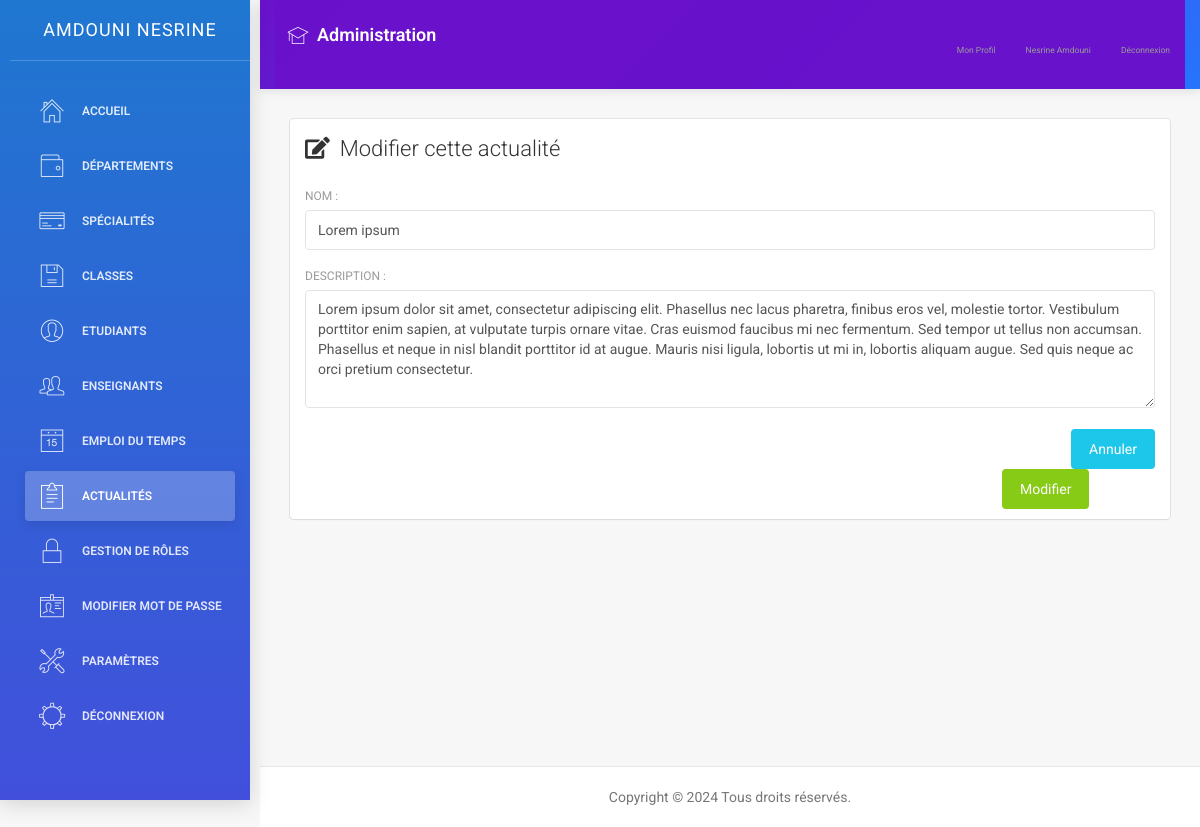
Screenshot of /modifier_actualité.php?id=1 (signed in) with the database file from the repository.
### tables this page shows
CREATE TABLE `accounts` (
  `id` int(11)  AUTO_INCREMENT PRIMARY KEY,
  `cin` int(11) DEFAULT NULL,
  `email` varchar(255) DEFAULT NULL,
  `mot_de_passe` varchar(255) DEFAULT NULL,
  `date_de_creation` date DEFAULT NULL,
  `role` text DEFAULT NULL,
  `nom` text DEFAULT NULL,
  `prenom` text DEFAULT NULL,
  `image` varchar(255) DEFAULT NULL,
  `classe` text DEFAULT NULL,
  `date_naissance` date DEFAULT NULL,
  `adresse` text DEFAULT NULL,
  `numero_telephone` int(11) DEFAULT NULL
);

CREATE TABLE `actualites` (
  `id` int(11) NOT NULL,
  `nom` text DEFAULT NULL,
  `date_de_creation` date DEFAULT NULL,
  `description` text DEFAULT NULL
);

### modifier_actualité.php (the view, shortened to what this page needs)
<?php
include('connexion.php');
$nom_modif = "";
$description = "";
if ($_SERVER["REQUEST_METHOD"] == "GET" && isset($_GET['id'])) {
    $id_actualite = $_GET['id'];
    $sql_select = "SELECT * FROM actualites WHERE id = $id_actualite";
    $result = $conn->query($sql_select);
    if ($result->num_rows > 0) {
        $row = $result->fetch_assoc();
        $nom_modif = $row['nom'];
        $description = $row['description'];
    } else {
    }
} else {
}
?>
<!doctype html>
<html lang="en">
<head>
</head>
<body>
    <div class="wrapper">
        <?php include('sidenav.php'); ?>
        <div class="main-panel">
            <?php include('navtop.php'); ?>
            <div class="content">
                <div class="container-fluid">
                    <div class="row">
                        <div class="col-md-12">
                            <div class="card">
                                <div class="header">
                                    <h4 class="title"><i class="fas fa-edit" style="margin-right: 10px;"></i>Modifier cette actualité</h4>
                                </div>
                                <div class="content">
                                    <form method="post" action="<?php echo $_SERVER['PHP_SELF']; ?>">
                                        <div class="row">
                                            <div class="col-md-12">
                                                <div class="form-group">
                                                    <label for="nom">Nom :</label>
                                                    <input type="text" class="form-control" name="nouveau_nom" id="nom" value="<?php echo htmlspecialchars($nom_modif, ENT_QUOTES); ?>" required>
                                                </div>
                                                <div class="form-group">
                                                    <label for="description">Description :</label>
                                                    <textarea class="form-control" name="nouvelle_description" id="description" rows="5" required><?php echo htmlspecialchars($description, ENT_QUOTES); ?></textarea>
                                                </div>
                                            </div>
                                        </div>
                                        <div>
                                            <a href="actualités.php" class="btn btn-info btn-fill pull-right">Annuler</a>
                                            <button type="submit" class="btn btn-success btn-fill" style="margin-left: 82%;">Modifier</button>
                                        </div>
                                    </form>
                                </div>
                            </div>
                        </div>
                    </div>
                </div>
            </div>
            <?php include('footer.php'); ?>
        </div>
    </div>
</body>
</html>

### sidenav.php (shortened to what this page needs)
<?php
include('connexion.php');
$current_page = basename($_SERVER['PHP_SELF']);
$is_departement_page = strpos($current_page, 'département') !== false;
$is_specialite_page = strpos($current_page, 'spécialité') !== false;
$is_classe_page = strpos($current_page, 'classe') !== false;
$is_etudiant_page = strpos($current_page, 'étudiant') !== false;
$is_role_page = strpos($current_page, 'role') !== false;
$is_enseignant_page = strpos($current_page, 'enseignant') !== false;
$is_actualite_page = strpos($current_page, 'actualité') !== false;
$is_parametre_page = strpos($current_page, 'paramètre') !== false;
$is_liste_etudiants_page = $current_page === 'liste_etudiants.php';
$email = $_SESSION['email'];
$sql_fetch_user = "SELECT * FROM accounts WHERE email='$email'";
$result_user = $conn->query($sql_fetch_user);
if ($result_user->num_rows > 0) {
    $row = $result_user->fetch_assoc();
    $role = $row['role'];
    $nom = $row['nom'];
    $prenom = $row['prenom'];
}
?>
<div class="sidebar" data-color="blue">
    <div class="sidebar-wrapper">
        <div class="logo">
            <a href="#" class="simple-text">
                <?php echo htmlspecialchars($nom . ' ' . $prenom); ?>
            </a>
        </div>
        <ul class="nav">
            <?php if ($role === 'admin'): ?>
                <li <?php echo ($current_page == 'dashboard.php') ? 'class="active"' : ''; ?>>
                    <a href="dashboard.php">
                        <i class="pe-7s-home"></i>
                        <p>Accueil</p>
                    </a>
                </li>
                <li <?php echo $is_departement_page ? 'class="active"' : ''; ?>>
                    <a href="départements.php">
                        <i class="pe-7s-wallet"></i>
                        <p>Départements</p>
                    </a>
                </li>
                <li <?php echo $is_specialite_page ? 'class="active"' : ''; ?>>
                    <a href="spécialités.php">
                        <i class="pe-7s-credit"></i>
                        <p>Spécialités</p>
                    </a>
                </li>
                <li <?php echo $is_classe_page ? 'class="active"' : ''; ?>>
                    <a href="classes.php">
                        <i class="pe-7s-diskette"></i>
                        <p>Classes</p>
                    </a>
                </li>
                <li <?php echo $is_etudiant_page ? 'class="active"' : ''; ?>>
                    <a href="étudiants.php">
                        <i class="pe-7s-user"></i>
                        <p>Etudiants</p>
                    </a>
                </li>
                <li <?php echo $is_enseignant_page ? 'class="active"' : ''; ?>>
                    <a href="enseignants.php">
                        <i class="pe-7s-users"></i>
                        <p>Enseignants</p>
                    </a>
                </li>
                <li <?php echo ($current_page == 'gestion_emploi.php') ? 'class="active"' : ''; ?>>
                    <a href="gestion_emploi.php">
                        <i class="pe-7s-date"></i>
                        <p>Emploi du Temps</p>
                    </a>
                </li>
                <li <?php echo $is_actualite_page ? 'class="active"' : ''; ?>>
                    <a href="actualités.php">
                        <i class="pe-7s-note2"></i>
                        <p>Actualités</p>
                    </a>
                </li>
                <li <?php echo $is_role_page ? 'class="active"' : ''; ?>>
                    <a href="roles.php">
                        <i class="pe-7s-lock"></i>
                        <p>Gestion de rôles</p>
                    </a>
                </li>
                <li <?php echo ($current_page == 'modifier_mot_de_passe.php') ? 'class="active"' : ''; ?>>
                    <a href="modifier_mot_de_passe.php">
                        <i class="pe-7s-id"></i>
                        <p>Modifier Mot de passe</p>
                    </a>
                </li>
                <li <?php echo $is_parametre_page || $is_liste_etudiants_page ? 'class="active"' : ''; ?>>
                    <a href="paramètres.php">
                        <i class="pe-7s-tools"></i>
                        <p>Paramètres</p>
                    </a>
                </li>
            <?php endif; ?>
            <li>
                <a href="logout.php">
                    <i class="pe-7s-settings"></i>
                    <p>Déconnexion</p>
                    </a>
            </li>
        </ul>
    </div>
</div>

### navtop.php (shortened to what this page needs)
<?php
include('connexion.php');
$email = $_SESSION['email'];
$sql_fetch_user = "SELECT * FROM accounts WHERE email='$email'";
$result_user = $conn->query($sql_fetch_user);
if ($result_user->num_rows > 0) {
    $row = $result_user->fetch_assoc();
    $role = $row['role'];
    $nom = $row['nom'];
    $prenom = $row['prenom'];
}
?>
<nav class="navbar navbar-default navbar-fixed">
    <div class="container-fluid">
        <div class="navbar-header">
            <a class="navbar-brand" href="#">
                <i class="pe-7s-study"></i> <?php echo $role === 'etudiant' ? 'Espace Étudiant' : ($role === 'enseignant' ? 'Espace Enseignant' : 'Administration'); ?>
            </a>
        </div>
        <div class="collapse navbar-collapse" id="navigation-example-2">
            <ul class="nav navbar-nav navbar-right">
                <li>
                    <a class="menuu" href="<?php echo $role === 'etudiant' ? 'profil_etudiant.php' : ($role === 'enseignant' ? 'profil_enseignant.php' : 'profil.php'); ?>">
                        <p>Mon Profil</p>
                    </a>
                </li>
                <li>
                    <a class="menuu" href="#">
                        <div class="user-name">
                            <p><?php echo htmlspecialchars($prenom . ' ' . $nom); ?></p>
                        </div>
                    </a>
                </li>
                <li>
                    <a class="menuu" href="logout.php">
                        <p>Déconnexion</p>
                    </a>
                </li>
            </ul>
        </div>
    </div>
</nav>

### sidenav.php (style rules this page uses)
.sidebar { background: linear-gradient(135deg, #6a11cb 0%, #2575fc 100%); box-shadow: 0 4px 20px rgba(0, 0, 0, 0.15); transition: all 0.3s ease; position: fixed; width: 250px; height: 100vh; z-index: 1000; overflow-y: auto; }
.sidebar-wrapper { padding: 0 10px; }
.logo { padding: 15px 0; margin-bottom: 15px; border-bottom: 1px solid rgba(255, 255, 255, 0.1); text-align: center; }
.logo a { color: white; font-weight: 600; font-size: 1.1rem; text-transform: uppercase; letter-spacing: 1px; display: block; text-decoration: none; }
.nav { list-style: none; padding: 0; margin-top: 15px; }
.nav li { margin-bottom: 4px; position: relative; }
.nav li a { color: rgba(255, 255, 255, 0.8); margin: 5px 10px; border-radius: 6px; padding: 10px 12px; transition: all 0.3s ease; display: flex; align-items: center; text-decoration: none; }
.nav li a i { margin-right: 10px; font-size: 1.1rem; min-width: 24px; text-align: center; }
.nav li a p { margin: 0; font-size: 0.85rem; font-weight: 400; }
.nav li.active a { background: rgba(255, 255, 255, 0.2); color: white; font-weight: 500; box-shadow: 0 4px 12px rgba(0, 0, 0, 0.1); }
[class^="pe-7s-"], [class*=" pe-7s-"] { transition: transform 0.3s ease; }

### navtop.php (style rules this page uses)
.navbar-default { background: linear-gradient(135deg, #6a11cb 0%, #2575fc 100%); border: none; box-shadow: 0 2px 10px rgba(0, 0, 0, 0.1); min-height: 60px; margin-bottom: 0; }
.navbar-default .navbar-nav > li > a { color: rgba(255, 255, 255, 0.9); font-weight: 500; padding: 20px 12px; transition: all 0.3s ease; position: relative; display: flex; align-items: center; }
.navbar-default .navbar-nav > li > a:after { content: ''; position: absolute; bottom: 0; left: 50%; width: 0; height: 3px; background: white; transition: all 0.3s ease; transform: translateX(-50%); }
.navbar-default .navbar-brand { height: 60px; padding: 20px 12px; color: white; font-weight: 600; font-size: 18px; display: flex; align-items: center; }
.navbar-default .navbar-brand i { margin-right: 8px; font-size: 22px; }
.user-name { display: flex; align-items: center; gap: 8px; }
.menuu { font-size: 18px; display: flex; align-items: center; gap: 6px; }
.menuu p { margin: 0; }
.navbar-collapse { background: rgba(106, 17, 203, 0.98); max-height: 80vh; overflow-y: auto; }

### rows the page displays
accounts: nom+prenom "AMDOUNI NESRINE", prenom+nom "Nesrine Amdouni"
actualites: nouveau_nom "Lorem ipsum", nouvelle_description "Lorem ipsum dolor sit amet, consectetur adipiscing elit. Phasellus nec lacus pharetra, finibus eros vel, molestie tortor. Vestibulum porttitor enim sapien, at vulputate turpis ornare vitae. Cras euismod faucibus mi nec fermentum. Sed tempor ut tellus non accumsan. Phasellus et neque in nisl blandit porttitor id at augue. Mauris nisi ligula, lobortis ut mi in, lobortis aliquam augue. Sed quis neque ac orci pretium consectetur."
